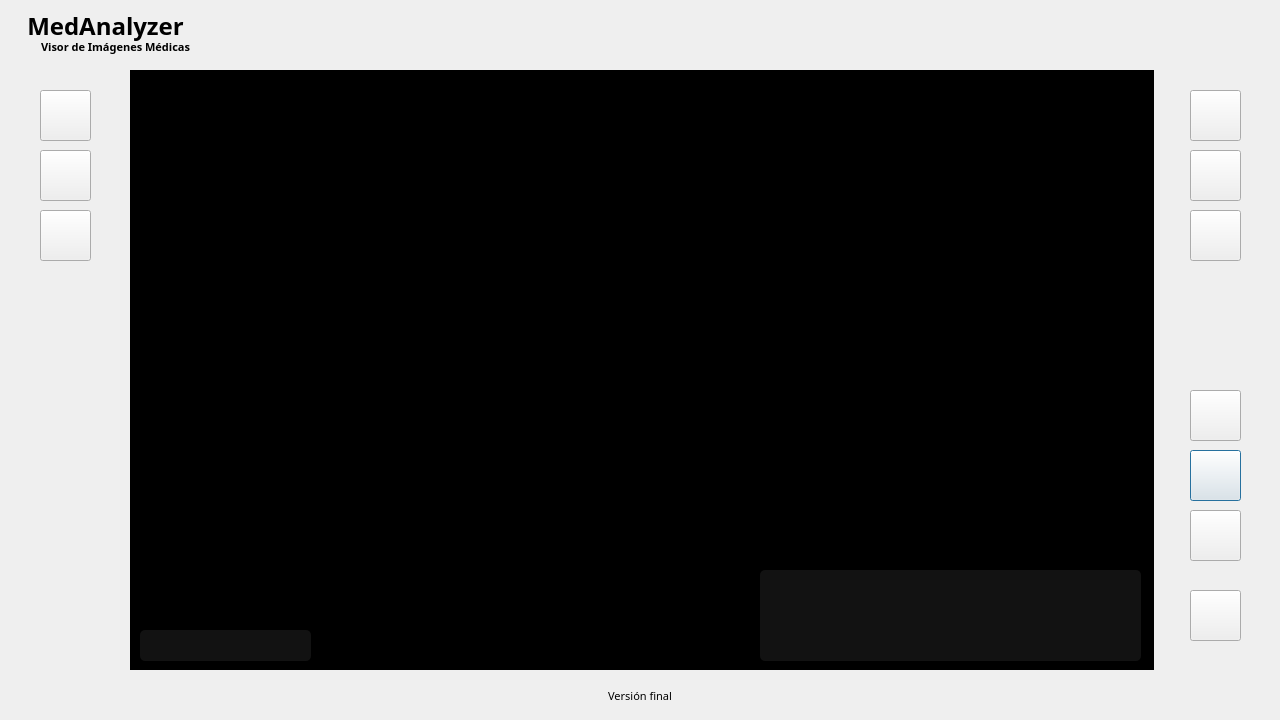
<?xml version="1.0" encoding="UTF-8"?>
<ui version="4.0">
 <class>MedAnalyzer</class>
 <widget class="QDialog" name="MedAnalyzer">
  <property name="geometry">
   <rect>
    <x>0</x>
    <y>0</y>
    <width>1280</width>
    <height>720</height>
   </rect>
  </property>
  <property name="windowTitle">
   <string>MedAnalyzer</string>
  </property>
  <property name="windowIcon">
   <iconset>
    <normaloff>assets/favicon.png</normaloff>assets/favicon.png</iconset>
  </property>
  <widget class="QLabel" name="image_label">
   <property name="geometry">
    <rect>
     <x>130</x>
     <y>70</y>
     <width>1024</width>
     <height>600</height>
    </rect>
   </property>
   <property name="styleSheet">
    <string notr="true">background-color: black;
</string>
   </property>
   <property name="text">
    <string/>
   </property>
   <property name="alignment">
    <set>Qt::AlignmentFlag::AlignCenter</set>
   </property>
   <property name="margin">
    <number>2</number>
   </property>
  </widget>
  <widget class="QPushButton" name="rotate_right">
   <property name="geometry">
    <rect>
     <x>1190</x>
     <y>450</y>
     <width>51</width>
     <height>51</height>
    </rect>
   </property>
   <property name="font">
    <font>
     <bold>false</bold>
     <kerning>true</kerning>
    </font>
   </property>
   <property name="layoutDirection">
    <enum>Qt::LayoutDirection::LeftToRight</enum>
   </property>
   <property name="styleSheet">
    <string notr="true">padding: 0px</string>
   </property>
   <property name="text">
    <string/>
   </property>
   <property name="icon">
    <iconset theme="QIcon::ThemeIcon::ViewRefresh"/>
   </property>
   <property name="iconSize">
    <size>
     <width>32</width>
     <height>32</height>
    </size>
   </property>
  </widget>
  <widget class="QPushButton" name="rotate_left">
   <property name="geometry">
    <rect>
     <x>1190</x>
     <y>390</y>
     <width>51</width>
     <height>51</height>
    </rect>
   </property>
   <property name="text">
    <string/>
   </property>
   <property name="icon">
    <iconset theme="QIcon::ThemeIcon::ViewRestore"/>
   </property>
   <property name="iconSize">
    <size>
     <width>32</width>
     <height>32</height>
    </size>
   </property>
  </widget>
  <widget class="QPushButton" name="rotation_reset">
   <property name="geometry">
    <rect>
     <x>1190</x>
     <y>510</y>
     <width>51</width>
     <height>51</height>
    </rect>
   </property>
   <property name="text">
    <string/>
   </property>
   <property name="icon">
    <iconset theme="QIcon::ThemeIcon::DocumentRevert"/>
   </property>
   <property name="iconSize">
    <size>
     <width>32</width>
     <height>32</height>
    </size>
   </property>
  </widget>
  <widget class="QPushButton" name="zoom_reset">
   <property name="geometry">
    <rect>
     <x>1190</x>
     <y>210</y>
     <width>51</width>
     <height>51</height>
    </rect>
   </property>
   <property name="text">
    <string/>
   </property>
   <property name="icon">
    <iconset theme="QIcon::ThemeIcon::DocumentRevert"/>
   </property>
   <property name="iconSize">
    <size>
     <width>32</width>
     <height>32</height>
    </size>
   </property>
  </widget>
  <widget class="QPushButton" name="zoom_in">
   <property name="geometry">
    <rect>
     <x>1190</x>
     <y>90</y>
     <width>51</width>
     <height>51</height>
    </rect>
   </property>
   <property name="font">
    <font>
     <bold>false</bold>
     <kerning>true</kerning>
    </font>
   </property>
   <property name="layoutDirection">
    <enum>Qt::LayoutDirection::LeftToRight</enum>
   </property>
   <property name="styleSheet">
    <string notr="true">padding: 0px</string>
   </property>
   <property name="text">
    <string/>
   </property>
   <property name="icon">
    <iconset theme="QIcon::ThemeIcon::ZoomIn"/>
   </property>
   <property name="iconSize">
    <size>
     <width>32</width>
     <height>32</height>
    </size>
   </property>
  </widget>
  <widget class="QPushButton" name="zoom_out">
   <property name="geometry">
    <rect>
     <x>1190</x>
     <y>150</y>
     <width>51</width>
     <height>51</height>
    </rect>
   </property>
   <property name="text">
    <string/>
   </property>
   <property name="icon">
    <iconset theme="QIcon::ThemeIcon::ZoomOut"/>
   </property>
   <property name="iconSize">
    <size>
     <width>32</width>
     <height>32</height>
    </size>
   </property>
  </widget>
  <widget class="QPushButton" name="close_image">
   <property name="geometry">
    <rect>
     <x>40</x>
     <y>210</y>
     <width>51</width>
     <height>51</height>
    </rect>
   </property>
   <property name="text">
    <string/>
   </property>
   <property name="icon">
    <iconset theme="QIcon::ThemeIcon::EditClear"/>
   </property>
   <property name="iconSize">
    <size>
     <width>32</width>
     <height>32</height>
    </size>
   </property>
  </widget>
  <widget class="QPushButton" name="save_image_as">
   <property name="geometry">
    <rect>
     <x>40</x>
     <y>150</y>
     <width>51</width>
     <height>51</height>
    </rect>
   </property>
   <property name="text">
    <string/>
   </property>
   <property name="icon">
    <iconset theme="QIcon::ThemeIcon::DocumentSaveAs"/>
   </property>
   <property name="iconSize">
    <size>
     <width>32</width>
     <height>32</height>
    </size>
   </property>
  </widget>
  <widget class="QPushButton" name="open_image">
   <property name="geometry">
    <rect>
     <x>40</x>
     <y>90</y>
     <width>51</width>
     <height>51</height>
    </rect>
   </property>
   <property name="font">
    <font>
     <bold>false</bold>
     <kerning>true</kerning>
    </font>
   </property>
   <property name="layoutDirection">
    <enum>Qt::LayoutDirection::LeftToRight</enum>
   </property>
   <property name="styleSheet">
    <string notr="true">padding: 0px</string>
   </property>
   <property name="text">
    <string/>
   </property>
   <property name="icon">
    <iconset theme="QIcon::ThemeIcon::DocumentOpen"/>
   </property>
   <property name="iconSize">
    <size>
     <width>32</width>
     <height>32</height>
    </size>
   </property>
  </widget>
  <widget class="QPushButton" name="send_image_to">
   <property name="geometry">
    <rect>
     <x>1190</x>
     <y>590</y>
     <width>51</width>
     <height>51</height>
    </rect>
   </property>
   <property name="text">
    <string/>
   </property>
   <property name="icon">
    <iconset theme="QIcon::ThemeIcon::DocumentSend"/>
   </property>
   <property name="iconSize">
    <size>
     <width>32</width>
     <height>32</height>
    </size>
   </property>
  </widget>
  <widget class="QLabel" name="viewer_title">
   <property name="geometry">
    <rect>
     <x>-130</x>
     <y>10</y>
     <width>471</width>
     <height>31</height>
    </rect>
   </property>
   <property name="font">
    <font>
     <family>Lucida Fax</family>
     <pointsize>18</pointsize>
     <bold>true</bold>
    </font>
   </property>
   <property name="layoutDirection">
    <enum>Qt::LayoutDirection::LeftToRight</enum>
   </property>
   <property name="styleSheet">
    <string notr="true"/>
   </property>
   <property name="text">
    <string>MedAnalyzer</string>
   </property>
   <property name="alignment">
    <set>Qt::AlignmentFlag::AlignCenter</set>
   </property>
  </widget>
  <widget class="QLabel" name="viewer_title_2">
   <property name="geometry">
    <rect>
     <x>-110</x>
     <y>31</y>
     <width>451</width>
     <height>31</height>
    </rect>
   </property>
   <property name="font">
    <font>
     <family>Lucida Fax</family>
     <pointsize>8</pointsize>
     <bold>true</bold>
    </font>
   </property>
   <property name="layoutDirection">
    <enum>Qt::LayoutDirection::LeftToRight</enum>
   </property>
   <property name="styleSheet">
    <string notr="true"/>
   </property>
   <property name="text">
    <string>Visor de Imágenes Médicas</string>
   </property>
   <property name="alignment">
    <set>Qt::AlignmentFlag::AlignCenter</set>
   </property>
  </widget>
  <widget class="QLabel" name="viewer_title_3">
   <property name="geometry">
    <rect>
     <x>560</x>
     <y>680</y>
     <width>160</width>
     <height>31</height>
    </rect>
   </property>
   <property name="font">
    <font>
     <family>Lucida Fax</family>
     <pointsize>8</pointsize>
     <bold>false</bold>
    </font>
   </property>
   <property name="layoutDirection">
    <enum>Qt::LayoutDirection::LeftToRight</enum>
   </property>
   <property name="styleSheet">
    <string notr="true"/>
   </property>
   <property name="text">
    <string>Versión final</string>
   </property>
   <property name="alignment">
    <set>Qt::AlignmentFlag::AlignCenter</set>
   </property>
  </widget>
  <widget class="QLabel" name="viewer_title_4">
   <property name="geometry">
    <rect>
     <x>200</x>
     <y>11</y>
     <width>41</width>
     <height>41</height>
    </rect>
   </property>
   <property name="font">
    <font>
     <family>Lucida Fax</family>
     <pointsize>20</pointsize>
     <bold>true</bold>
    </font>
   </property>
   <property name="layoutDirection">
    <enum>Qt::LayoutDirection::LeftToRight</enum>
   </property>
   <property name="styleSheet">
    <string notr="true"/>
   </property>
   <property name="text">
    <string/>
   </property>
   <property name="pixmap">
    <pixmap>assets/favicon.png</pixmap>
   </property>
   <property name="scaledContents">
    <bool>true</bool>
   </property>
   <property name="alignment">
    <set>Qt::AlignmentFlag::AlignCenter</set>
   </property>
  </widget>
  <widget class="QLabel" name="user_info_label">
   <property name="geometry">
    <rect>
     <x>1070</x>
     <y>20</y>
     <width>191</width>
     <height>41</height>
    </rect>
   </property>
   <property name="font">
    <font>
     <family>Lucida Fax</family>
     <pointsize>-1</pointsize>
     <bold>true</bold>
    </font>
   </property>
   <property name="styleSheet">
    <string notr="true">font-size: 12px; font-weight: bold;</string>
   </property>
   <property name="text">
    <string/>
   </property>
   <property name="alignment">
    <set>Qt::AlignmentFlag::AlignRight|Qt::AlignmentFlag::AlignTop|Qt::AlignmentFlag::AlignTrailing</set>
   </property>
  </widget>
  <widget class="QLabel" name="mouse_position_label">
   <property name="geometry">
    <rect>
     <x>140</x>
     <y>630</y>
     <width>171</width>
     <height>31</height>
    </rect>
   </property>
   <property name="font">
    <font>
     <family>Consolas</family>
     <pointsize>-1</pointsize>
     <bold>false</bold>
    </font>
   </property>
   <property name="styleSheet">
    <string notr="true">font-size: 20px; font-weight: light;
background-color: rgba(128,128,128, 35);
border-radius: 5px;</string>
   </property>
   <property name="text">
    <string/>
   </property>
   <property name="alignment">
    <set>Qt::AlignmentFlag::AlignLeading|Qt::AlignmentFlag::AlignLeft|Qt::AlignmentFlag::AlignVCenter</set>
   </property>
   <property name="margin">
    <number>8</number>
   </property>
  </widget>
  <widget class="QLabel" name="dicom_info_label">
   <property name="geometry">
    <rect>
     <x>760</x>
     <y>570</y>
     <width>381</width>
     <height>91</height>
    </rect>
   </property>
   <property name="font">
    <font>
     <family>Consolas</family>
     <pointsize>-1</pointsize>
     <bold>true</bold>
    </font>
   </property>
   <property name="styleSheet">
    <string notr="true">font-size: 16px; font-weight: light;
background-color: rgba(128,128,128, 35);
border-radius: 5px;</string>
   </property>
   <property name="text">
    <string/>
   </property>
   <property name="alignment">
    <set>Qt::AlignmentFlag::AlignLeading|Qt::AlignmentFlag::AlignLeft|Qt::AlignmentFlag::AlignTop</set>
   </property>
   <property name="margin">
    <number>8</number>
   </property>
  </widget>
  <zorder>rotate_right</zorder>
  <zorder>rotate_left</zorder>
  <zorder>rotation_reset</zorder>
  <zorder>zoom_reset</zorder>
  <zorder>zoom_in</zorder>
  <zorder>zoom_out</zorder>
  <zorder>close_image</zorder>
  <zorder>save_image_as</zorder>
  <zorder>open_image</zorder>
  <zorder>send_image_to</zorder>
  <zorder>viewer_title</zorder>
  <zorder>viewer_title_2</zorder>
  <zorder>viewer_title_3</zorder>
  <zorder>viewer_title_4</zorder>
  <zorder>user_info_label</zorder>
  <zorder>image_label</zorder>
  <zorder>dicom_info_label</zorder>
  <zorder>mouse_position_label</zorder>
 </widget>
 <resources/>
 <connections/>
</ui>
